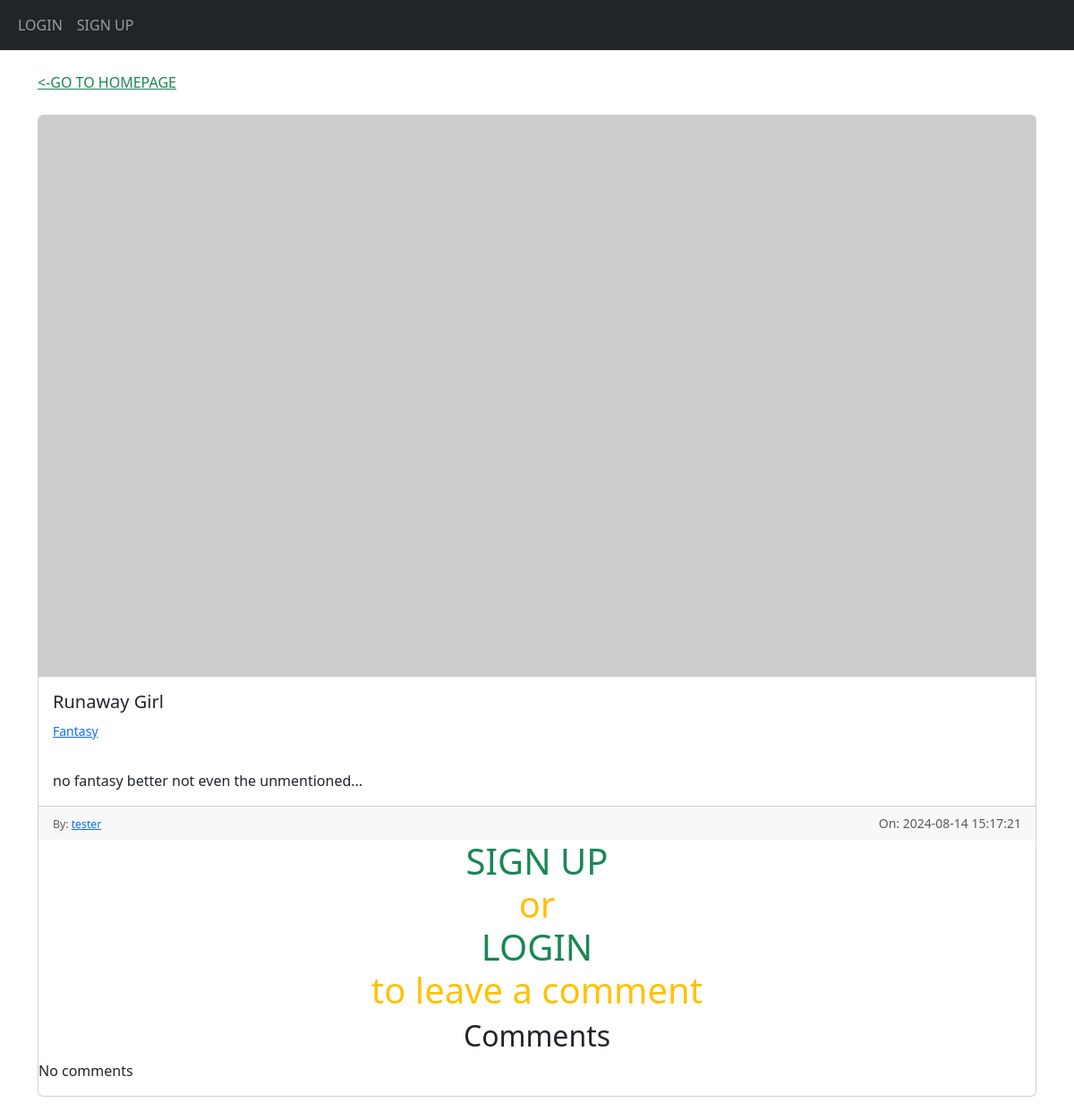
Screenshot of /view-storie/1 with the database file from the repository.
### myApp/models.py (models this page shows)
class Stories(db.Model):
    id = db.Column(db.Integer, primary_key=True)
    title = db.Column(db.String(240))
    image = db.Column(db.String(240))
    category = db.Column(db.String(240))
    content = db.Column(db.Text)
    date_created = db.Column(db.DateTime(timezone=True), default=func.now())
    author = db.Column(db.Integer, db.ForeignKey('user.id', ondelete='CASCADE'), nullable=False)
    Comments = db.relationship('Comments', backref='stories', passive_deletes=True)

class User(db.Model, UserMixin):
    id = db.Column(db.Integer, primary_key=True)
    email = db.Column(db.String(240), unique=True)
    username = db.Column(db.String(240), unique=True)
    password = db.Column(db.String(240))
    date_created = db.Column(db.DateTime(timezone=True), default=func.now())
    stories = db.relationship('Stories', backref='user', passive_deletes=True)
    comments = db.relationship('Comments', backref='user', passive_deletes=True)

### myApp/views.py (the view)
@views.route("/view-storie/<id>")
def view_storie(id):
    storie = Stories.query.filter_by(id=id).first()
    if not storie:
        flash("Storie was not found!", category="error")
        return redirect(url_for('views.home'))
    title=storie.title
    return render_template("view_storie.html", title=title, storie=storie)

### myApp/templates/view_storie.html (shortened to what this page needs)
{% extends "base.html" %}
{% block content %}
<div class="text-left mb-4 mt-4">
    <a class=" text-success" href="/"><-GO TO HOMEPAGE</a>
</div>
<div class="card mb-3">
    {% if storie.image == '' %}
    <img src="https://picsum.photos/1280/720" class="card-img-top" alt="...">
    {% else %}
    <img src="{{ storie.image }}" class="card-img-top" alt="{{ storie.title }}">
    {% endif %}
    <div class="card-body">
        <h5 class="card-title">{{ storie.title }}</h5>
        <p class="card-text">
            <small class="text-muted">
                <a href="/storie/{{ storie.category }}">{{ storie.category }}</a>
            </small>
        </p>
    </div>
     <div class="card-body">
        <p class="card-text">
        {{ storie.content }}</a>
        </p>
    </div>
    <div class="card-footer">
        <small class="text-muted {% if storie.user_id == current_user.id %}float-start{% endif %}">
            {% if storie.author == current_user.id %}
            <div class="btn-group">
                <button type="button" class="btn btn-sm btn-secondary dropdown-toggle" data-bs-toggle="dropdown"></button>
                <ul class="dropdown-menu">
                    <li><a href="/edit-storie/{{ storie.id }}" class="btn btn-primary dropdown-item">Edit</a></li>
                    <li><a href="/delete-storie/{{ storie.id }}" class="btn btn-danger dropdown-item">Delete</a></li>
                </ul>
            </div>
            {% else %}
            <small>By: <a href="/view-stories/{{ storie.user.username }}">{{ storie.user.username }}</a></small>
            {% endif %}
        </small>
        <small class="text-muted float-end">On: {{ storie.date_created }}</small>
    </div>
    {% if current_user.is_authenticated %}
    <div class="m-4">
        <h4 align="center">React to post</h2>
        <form method="POST" enctype="multipart/form-data" action="/create-comment/{{storie.id}}">
            <div class="form-group mb-3">
                <label for="coment">Comment</label>
                <textarea class="form-control" id="coment" name="coment" rows="5" placeholder="Add your comment"></textarea>
            </div>
            <div class="text-center float-end">
                <button type="submit" class="btn btn-info">Add Comment</button>
            </div>
        </form>
    </div>
    {% else %}
    <h1 align="center" class="text-warning">
        <span><a class="nav-item nav-link text-success" href="/sign-up">SIGN UP</a></span>
        or
        <span><a class="nav-item nav-link text-success" href="/login">LOGIN</a></span>
        to leave a comment
    </h1>
    {% endif %}
    <div>
        <h2 align="center">Comments</h2>
        <div>
            {% if comment_data %}
                {% for comment in comment_data %}
                    {%if comment.storie == current_storie.id %}
                        <div>
                            <p>
                                {{ comment.content }}
                            </p>
                            {%if comment.author == current_user.id%}
                                <small class="text-muted float-start">
                                    <a href="/delete-coment/{{comment.id}}">
                                        Delete Your comment
                                    </a>
                                </small>
                            {%endif%}
                            <small class="text-muted float-end">
                                By {{ comment.user.username }}, on {{ comment.date_created }}
                            </small>
                        </div>
                    {%endif%}
                {% endfor %}
            {% else %}
                <div class="mx4">
                    <p class="left-4">
                        No comments
                    </p>
                </div>
            {% endif %}
        </div>
    </div>
</div>
{% endblock %}

### rows the page displays
Stories: title "Runaway Girl", category "Fantasy", content "no fantasy better not even the unmentioned...", date_created "2024-08-14 15:17:21"
User: user.username "tester"
